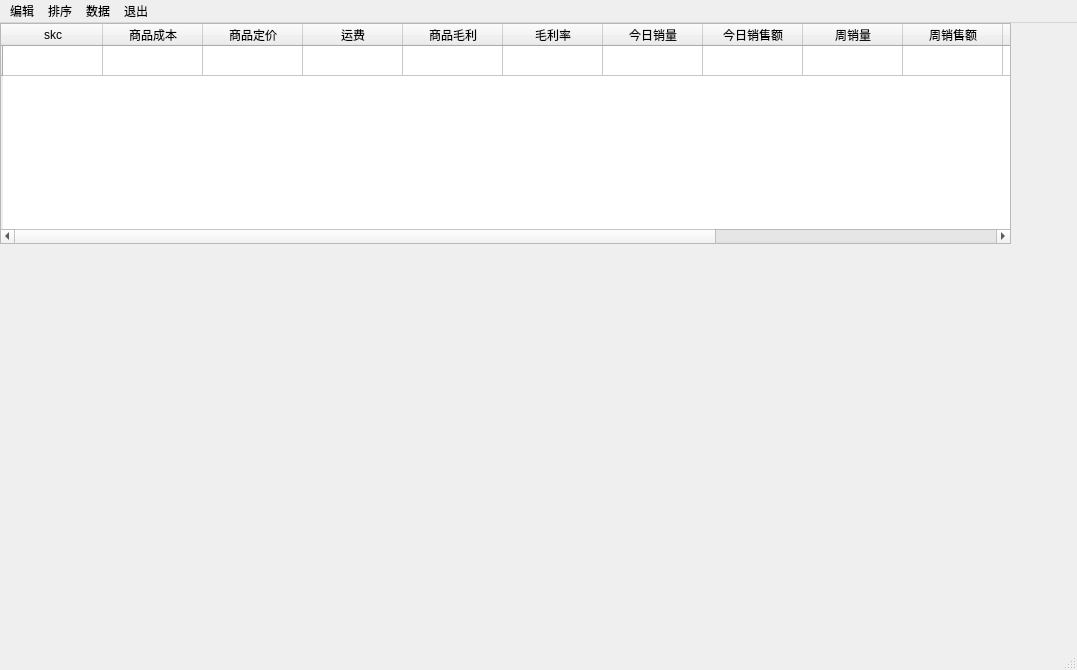
<?xml version="1.0" encoding="UTF-8"?>
<ui version="4.0">
 <class>goods</class>
 <widget class="QMainWindow" name="goods">
  <property name="geometry">
   <rect>
    <x>0</x>
    <y>0</y>
    <width>1077</width>
    <height>670</height>
   </rect>
  </property>
  <property name="sizePolicy">
   <sizepolicy hsizetype="MinimumExpanding" vsizetype="Preferred">
    <horstretch>0</horstretch>
    <verstretch>0</verstretch>
   </sizepolicy>
  </property>
  <property name="minimumSize">
   <size>
    <width>1014</width>
    <height>0</height>
   </size>
  </property>
  <property name="windowTitle">
   <string>MainWindow</string>
  </property>
  <widget class="QWidget" name="centralwidget">
   <widget class="QTableWidget" name="tableWidget">
    <property name="geometry">
     <rect>
      <x>0</x>
      <y>0</y>
      <width>1011</width>
      <height>221</height>
     </rect>
    </property>
    <property name="sizePolicy">
     <sizepolicy hsizetype="Expanding" vsizetype="MinimumExpanding">
      <horstretch>0</horstretch>
      <verstretch>0</verstretch>
     </sizepolicy>
    </property>
    <property name="maximumSize">
     <size>
      <width>1011</width>
      <height>16777215</height>
     </size>
    </property>
    <row>
     <property name="text">
      <string/>
     </property>
    </row>
    <column>
     <property name="text">
      <string>skc</string>
     </property>
    </column>
    <column>
     <property name="text">
      <string>商品成本</string>
     </property>
    </column>
    <column>
     <property name="text">
      <string>商品定价</string>
     </property>
    </column>
    <column>
     <property name="text">
      <string>运费</string>
     </property>
    </column>
    <column>
     <property name="text">
      <string>商品毛利</string>
     </property>
    </column>
    <column>
     <property name="text">
      <string>毛利率</string>
     </property>
    </column>
    <column>
     <property name="text">
      <string>今日销量</string>
     </property>
    </column>
    <column>
     <property name="text">
      <string>今日销售额</string>
     </property>
    </column>
    <column>
     <property name="text">
      <string>周销量</string>
     </property>
    </column>
    <column>
     <property name="text">
      <string>周销售额</string>
     </property>
    </column>
    <column>
     <property name="text">
      <string>销售总额</string>
     </property>
    </column>
    <column>
     <property name="text">
      <string>平均周销量</string>
     </property>
    </column>
    <column>
     <property name="text">
      <string>库存</string>
     </property>
    </column>
    <column>
     <property name="text">
      <string>供应商</string>
     </property>
    </column>
   </widget>
  </widget>
  <widget class="QStatusBar" name="statusbar">
   <property name="sizeGripEnabled">
    <bool>true</bool>
   </property>
  </widget>
  <widget class="QMenuBar" name="menuBar">
   <property name="geometry">
    <rect>
     <x>0</x>
     <y>0</y>
     <width>1077</width>
     <height>18</height>
    </rect>
   </property>
   <widget class="QMenu" name="menumenu">
    <property name="title">
     <string>编辑</string>
    </property>
    <addaction name="actionnew"/>
    <addaction name="actiondele"/>
   </widget>
   <widget class="QMenu" name="menu">
    <property name="title">
     <string>排序</string>
    </property>
    <addaction name="actiontime"/>
    <addaction name="sellaction"/>
    <addaction name="money_actions"/>
   </widget>
   <widget class="QMenu" name="menu_2">
    <property name="title">
     <string>数据</string>
    </property>
    <addaction name="inactions"/>
    <addaction name="out_actions"/>
   </widget>
   <widget class="QMenu" name="exit_menu">
    <property name="title">
     <string>退出</string>
    </property>
    <addaction name="actionexit"/>
   </widget>
   <addaction name="menumenu"/>
   <addaction name="menu"/>
   <addaction name="menu_2"/>
   <addaction name="exit_menu"/>
  </widget>
  <action name="actionnew">
   <property name="text">
    <string>新建</string>
   </property>
  </action>
  <action name="actiondele">
   <property name="text">
    <string>删除</string>
   </property>
  </action>
  <action name="actiontime">
   <property name="text">
    <string>时间</string>
   </property>
  </action>
  <action name="sellaction">
   <property name="text">
    <string>平均销售量</string>
   </property>
  </action>
  <action name="money_actions">
   <property name="text">
    <string>销售总额</string>
   </property>
  </action>
  <action name="inactions">
   <property name="text">
    <string>导入</string>
   </property>
  </action>
  <action name="out_actions">
   <property name="text">
    <string>导出</string>
   </property>
  </action>
  <action name="action">
   <property name="enabled">
    <bool>true</bool>
   </property>
   <property name="text">
    <string>user</string>
   </property>
  </action>
  <action name="actionexit">
   <property name="text">
    <string>退出</string>
   </property>
  </action>
 </widget>
 <resources/>
 <connections/>
</ui>
